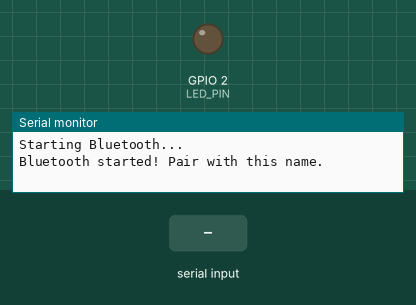
A sketch run on a simulated ESP32. Parts: output pins drawn as LEDs (lit = HIGH), the last lines printed to the serial monitor. The inputs (shaded band) are chosen by the test bench. Nothing arrives over Bluetooth unless stated.

Above: at 1.2 s.
1.3 s: "ON\n" received over the second serial link
At 2.4 s:
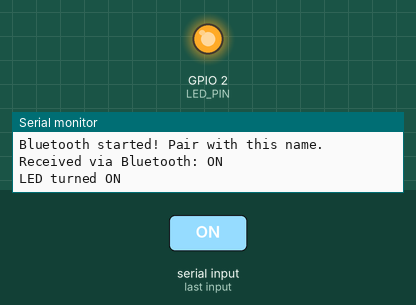
2.8 s: "OFF\n" received over the second serial link
At 3.5 s:
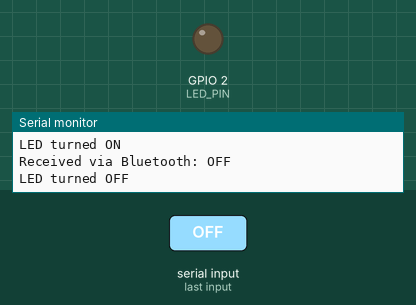
Timing chart, 0 to 5.8 s (numbered marks = the images above; inputs shaded):
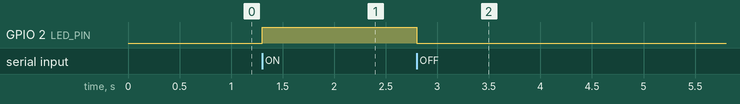

The sketch:

simple_bt_led_controller.ino
```cpp
#include "BluetoothSerial.h"

#define LED_PIN 2  // Built-in LED pin

BluetoothSerial SerialBT;  // Create Bluetooth Serial object

void setup() {
  Serial.begin(115200);
  pinMode(LED_PIN, OUTPUT);
  digitalWrite(LED_PIN, LOW);

  Serial.println("Starting Bluetooth...");
  SerialBT.begin("MST BT"); // Bluetooth device name
  Serial.println("Bluetooth started! Pair with this name.");
}

void loop() {
  // If data is received via Bluetooth
  if (SerialBT.available()) {
    String received = SerialBT.readStringUntil('\n'); // Read message until newline
    received.trim();  // Remove whitespace or \r

    Serial.print("Received via Bluetooth: ");
    Serial.println(received);

    if (received.equalsIgnoreCase("ON")) {
      digitalWrite(LED_PIN, HIGH);
      SerialBT.println("LED turned ON");
      Serial.println("LED turned ON");
    }
    else if (received.equalsIgnoreCase("OFF")) {
      digitalWrite(LED_PIN, LOW);
      SerialBT.println("LED turned OFF");
      Serial.println("LED turned OFF");
    }
    else {
      SerialBT.println("Unknown command. Send 'ON' or 'OFF'.");
    }
  }
}
```

Measured:
- after the input at 1.3 s, GPIO 2 (LED_PIN): LOW → HIGH at once
- after the input at 2.8 s, GPIO 2 (LED_PIN): HIGH → LOW at once
